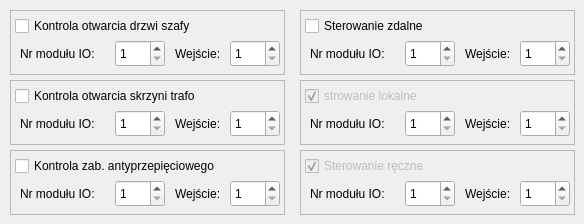
      <widget class="QWidget" name="tab_6">
       <attribute name="title">
        <string>Dodatkowe wejścia</string>
       </attribute>
       <widget class="QFrame" name="frame_5">
        <property name="geometry">
         <rect>
          <x>10</x>
          <y>10</y>
          <width>275</width>
          <height>65</height>
         </rect>
        </property>
        <property name="frameShape">
         <enum>QFrame::StyledPanel</enum>
        </property>
        <property name="frameShadow">
         <enum>QFrame::Raised</enum>
        </property>
        <widget class="QLabel" name="label_62">
         <property name="geometry">
          <rect>
           <x>165</x>
           <y>35</y>
           <width>60</width>
           <height>17</height>
          </rect>
         </property>
         <property name="text">
          <string>Wejście:</string>
         </property>
        </widget>
        <widget class="QSpinBox" name="dorIOMod">
         <property name="geometry">
          <rect>
           <x>105</x>
           <y>30</y>
           <width>50</width>
           <height>27</height>
          </rect>
         </property>
         <property name="minimum">
          <number>1</number>
         </property>
         <property name="maximum">
          <number>24</number>
         </property>
         <property name="value">
          <number>1</number>
         </property>
        </widget>
        <widget class="QCheckBox" name="dorChk">
         <property name="geometry">
          <rect>
           <x>5</x>
           <y>5</y>
           <width>230</width>
           <height>22</height>
          </rect>
         </property>
         <property name="text">
          <string>Kontrola otwarcia drzwi szafy</string>
         </property>
        </widget>
        <widget class="QSpinBox" name="dorBitNo">
         <property name="geometry">
          <rect>
           <x>220</x>
           <y>30</y>
           <width>50</width>
           <height>27</height>
          </rect>
         </property>
         <property name="minimum">
          <number>1</number>
         </property>
         <property name="maximum">
          <number>20</number>
         </property>
        </widget>
        <widget class="QLabel" name="label_63">
         <property name="geometry">
          <rect>
           <x>10</x>
           <y>35</y>
           <width>100</width>
           <height>17</height>
          </rect>
         </property>
         <property name="text">
          <string>Nr modułu IO:</string>
         </property>
        </widget>
       </widget>
       <widget class="QFrame" name="frame_6">
        <property name="geometry">
         <rect>
          <x>10</x>
          <y>80</y>
          <width>275</width>
          <height>65</height>
         </rect>
        </property>
        <property name="frameShape">
         <enum>QFrame::StyledPanel</enum>
        </property>
        <property name="frameShadow">
         <enum>QFrame::Raised</enum>
        </property>
        <widget class="QLabel" name="label_64">
         <property name="geometry">
          <rect>
           <x>165</x>
           <y>35</y>
           <width>60</width>
           <height>17</height>
          </rect>
         </property>
         <property name="text">
          <string>Wejście:</string>
         </property>
        </widget>
        <widget class="QSpinBox" name="breakInIOMod">
         <property name="geometry">
          <rect>
           <x>105</x>
           <y>30</y>
           <width>50</width>
           <height>27</height>
          </rect>
         </property>
         <property name="minimum">
          <number>1</number>
         </property>
         <property name="maximum">
          <number>24</number>
         </property>
         <property name="value">
          <number>1</number>
         </property>
        </widget>
        <widget class="QCheckBox" name="breakInChk">
         <property name="geometry">
          <rect>
           <x>5</x>
           <y>5</y>
           <width>240</width>
           <height>22</height>
          </rect>
         </property>
         <property name="text">
          <string>Kontrola otwarcia skrzyni trafo</string>
         </property>
        </widget>
        <widget class="QSpinBox" name="breakInBitNo">
         <property name="geometry">
          <rect>
           <x>220</x>
           <y>30</y>
           <width>50</width>
           <height>27</height>
          </rect>
         </property>
         <property name="minimum">
          <number>1</number>
         </property>
         <property name="maximum">
          <number>20</number>
         </property>
        </widget>
        <widget class="QLabel" name="label_65">
         <property name="geometry">
          <rect>
           <x>10</x>
           <y>35</y>
           <width>100</width>
           <height>17</height>
          </rect>
         </property>
         <property name="text">
          <string>Nr modułu IO:</string>
         </property>
        </widget>
       </widget>
       <widget class="QFrame" name="frame_7">
        <property name="geometry">
         <rect>
          <x>10</x>
          <y>150</y>
          <width>275</width>
          <height>65</height>
         </rect>
        </property>
        <property name="frameShape">
         <enum>QFrame::StyledPanel</enum>
        </property>
        <property name="frameShadow">
         <enum>QFrame::Raised</enum>
        </property>
        <widget class="QLabel" name="label_66">
         <property name="geometry">
          <rect>
           <x>165</x>
           <y>35</y>
           <width>60</width>
           <height>17</height>
          </rect>
         </property>
         <property name="text">
          <string>Wejście:</string>
         </property>
        </widget>
        <widget class="QSpinBox" name="surgeProtectIOMod">
         <property name="geometry">
          <rect>
           <x>105</x>
           <y>30</y>
           <width>50</width>
           <height>27</height>
          </rect>
         </property>
         <property name="minimum">
          <number>1</number>
         </property>
         <property name="maximum">
          <number>24</number>
         </property>
         <property name="value">
          <number>1</number>
         </property>
        </widget>
        <widget class="QCheckBox" name="surgeProtectChk">
         <property name="geometry">
          <rect>
           <x>5</x>
           <y>5</y>
           <width>260</width>
           <height>22</height>
          </rect>
         </property>
         <property name="text">
          <string>Kontrola zab. antyprzepięciowego</string>
         </property>
        </widget>
        <widget class="QSpinBox" name="surgeProtectBitNo">
         <property name="geometry">
          <rect>
           <x>220</x>
           <y>30</y>
           <width>50</width>
           <height>27</height>
          </rect>
         </property>
         <property name="minimum">
          <number>1</number>
         </property>
         <property name="maximum">
          <number>20</number>
         </property>
        </widget>
        <widget class="QLabel" name="label_67">
         <property name="geometry">
          <rect>
           <x>10</x>
           <y>35</y>
           <width>100</width>
           <height>17</height>
          </rect>
         </property>
         <property name="text">
          <string>Nr modułu IO:</string>
         </property>
        </widget>
       </widget>
       <widget class="QFrame" name="frame_8">
        <property name="geometry">
         <rect>
          <x>300</x>
          <y>10</y>
          <width>275</width>
          <height>65</height>
         </rect>
        </property>
        <property name="frameShape">
         <enum>QFrame::StyledPanel</enum>
        </property>
        <property name="frameShadow">
         <enum>QFrame::Raised</enum>
        </property>
        <widget class="QLabel" name="label_68">
         <property name="geometry">
          <rect>
           <x>165</x>
           <y>35</y>
           <width>60</width>
           <height>17</height>
          </rect>
         </property>
         <property name="text">
          <string>Wejście:</string>
         </property>
        </widget>
        <widget class="QSpinBox" name="remoteCtrlIOMod">
         <property name="geometry">
          <rect>
           <x>105</x>
           <y>30</y>
           <width>50</width>
           <height>27</height>
          </rect>
         </property>
         <property name="minimum">
          <number>1</number>
         </property>
         <property name="maximum">
          <number>24</number>
         </property>
         <property name="value">
          <number>1</number>
         </property>
        </widget>
        <widget class="QCheckBox" name="remoteCtrlChk">
         <property name="geometry">
          <rect>
           <x>5</x>
           <y>5</y>
           <width>200</width>
           <height>22</height>
          </rect>
         </property>
         <property name="text">
          <string>Sterowanie zdalne</string>
         </property>
        </widget>
        <widget class="QSpinBox" name="remoteCtrlBitNo">
         <property name="geometry">
          <rect>
           <x>220</x>
           <y>30</y>
           <width>50</width>
           <height>27</height>
          </rect>
         </property>
         <property name="minimum">
          <number>1</number>
         </property>
         <property name="maximum">
          <number>20</number>
         </property>
        </widget>
        <widget class="QLabel" name="label_69">
         <property name="geometry">
          <rect>
           <x>10</x>
           <y>35</y>
           <width>100</width>
           <height>17</height>
          </rect>
         </property>
         <property name="text">
          <string>Nr modułu IO:</string>
         </property>
        </widget>
       </widget>
       <widget class="QFrame" name="frame_9">
        <property name="geometry">
         <rect>
          <x>300</x>
          <y>150</y>
          <width>275</width>
          <height>65</height>
         </rect>
        </property>
        <property name="frameShape">
         <enum>QFrame::StyledPanel</enum>
        </property>
        <property name="frameShadow">
         <enum>QFrame::Raised</enum>
        </property>
        <widget class="QLabel" name="label_70">
         <property name="geometry">
          <rect>
           <x>165</x>
           <y>35</y>
           <width>60</width>
           <height>17</height>
          </rect>
         </property>
         <property name="text">
          <string>Wejście:</string>
         </property>
        </widget>
        <widget class="QSpinBox" name="handCtrlIOMod">
         <property name="geometry">
          <rect>
           <x>105</x>
           <y>30</y>
           <width>50</width>
           <height>27</height>
          </rect>
         </property>
         <property name="minimum">
          <number>1</number>
         </property>
         <property name="maximum">
          <number>24</number>
         </property>
         <property name="value">
          <number>1</number>
         </property>
        </widget>
        <widget class="QCheckBox" name="handCtrlChk">
         <property name="enabled">
          <bool>false</bool>
         </property>
         <property name="geometry">
          <rect>
           <x>5</x>
           <y>5</y>
           <width>200</width>
           <height>22</height>
          </rect>
         </property>
         <property name="text">
          <string>Sterowanie ręczne</string>
         </property>
         <property name="checked">
          <bool>true</bool>
         </property>
        </widget>
        <widget class="QSpinBox" name="handCtrlBitNo">
         <property name="geometry">
          <rect>
           <x>220</x>
           <y>30</y>
           <width>50</width>
           <height>27</height>
          </rect>
         </property>
         <property name="minimum">
          <number>1</number>
         </property>
         <property name="maximum">
          <number>20</number>
         </property>
        </widget>
        <widget class="QLabel" name="label_71">
         <property name="geometry">
          <rect>
           <x>10</x>
           <y>35</y>
           <width>100</width>
           <height>17</height>
          </rect>
         </property>
         <property name="text">
          <string>Nr modułu IO:</string>
         </property>
        </widget>
       </widget>
       <widget class="QFrame" name="frame_10">
        <property name="geometry">
         <rect>
          <x>300</x>
          <y>80</y>
          <width>275</width>
          <height>65</height>
         </rect>
        </property>
        <property name="frameShape">
         <enum>QFrame::StyledPanel</enum>
        </property>
        <property name="frameShadow">
         <enum>QFrame::Raised</enum>
        </property>
        <widget class="QLabel" name="label_72">
         <property name="geometry">
          <rect>
           <x>165</x>
           <y>35</y>
           <width>60</width>
           <height>17</height>
          </rect>
         </property>
         <property name="text">
          <string>Wejście:</string>
         </property>
        </widget>
        <widget class="QSpinBox" name="localCtrlIOMod">
         <property name="geometry">
          <rect>
           <x>105</x>
           <y>30</y>
           <width>50</width>
           <height>27</height>
          </rect>
         </property>
         <property name="minimum">
          <number>1</number>
         </property>
         <property name="maximum">
          <number>24</number>
         </property>
         <property name="value">
          <number>1</number>
         </property>
        </widget>
        <widget class="QCheckBox" name="localCtrlChk">
         <property name="enabled">
          <bool>false</bool>
         </property>
         <property name="geometry">
          <rect>
           <x>5</x>
           <y>5</y>
           <width>200</width>
           <height>22</height>
          </rect>
         </property>
         <property name="text">
          <string>strowanie lokalne</string>
         </property>
         <property name="checked">
          <bool>true</bool>
         </property>
        </widget>
        <widget class="QSpinBox" name="localCtrlBitNo">
         <property name="geometry">
          <rect>
           <x>220</x>
           <y>30</y>
           <width>50</width>
           <height>27</height>
          </rect>
         </property>
         <property name="minimum">
          <number>1</number>
         </property>
         <property name="maximum">
          <number>20</number>
         </property>
        </widget>
        <widget class="QLabel" name="label_73">
         <property name="geometry">
          <rect>
           <x>10</x>
           <y>35</y>
           <width>100</width>
           <height>17</height>
          </rect>
         </property>
         <property name="text">
          <string>Nr modułu IO:</string>
         </property>
        </widget>
       </widget>
      </widget>
